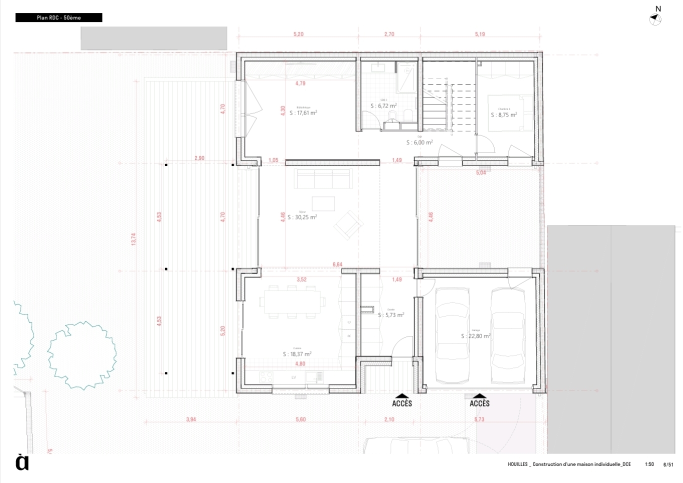
#> input picture backend/tests/fixtures/plan_coherence/archi_houilles_rdc.jpg, 1366 x 966 px (shown at 1/2 size)
$ python -i plan_cv.py   (imports and definitions only)
#> lines starting #> are read from the running program, lines starting #| are printed output that depends on the picture; after the words box and inside, x2 and y2 are one past the last pixel; in counts of white or black regions, pixels touching at a corner belong together
#> further down, picture is the input picture: shape (966, 1366, 3); mean B, G, R 245.2, 245.2, 245.5
"""Computer Vision Engine — Wall Detection + Room Auto Fill + Deskew photo.

Trois pipelines :
- **detect_walls** : Hough Line Detection sur plan scanné → segments de murs.
- **flood_fill_room** : à partir d'un clic intérieur, extrait le contour polygonal fermé.
- **deskew_photo** : détecte les 4 coins d'une feuille de plan photographiée
  au smartphone, applique une correction de perspective (warp) puis renvoie l'image.

Toutes les coordonnées retournées sont en pixels de l'image d'origine.
"""
from __future__ import annotations

import base64
import io
import logging

import cv2
import numpy as np
from PIL import Image

logger = logging.getLogger(__name__)


# [69 lines left out: functions _load_gray, _cv_preprocess, _cv_distance_transform, _wall_type_from_thickness, _sample_thickness, _build_segment, not called in this run]


# ---- Filtrage traits de cote (iter62) ----

def _angle_close(a: float, b: float, tol: float = 12.0) -> bool:
    d = abs((a % 180) - (b % 180))
    return min(d, 180 - d) <= tol


# [388 lines left out: functions _point_seg_distance, _matches_dim_zone, _in_text_zone, _has_parallel_partner, _wall_footprint, _outside_footprint and 12 more, not called in this run]


def _find_page_quadrilateral(img_small: "np.ndarray") -> "np.ndarray | None":
    """Cherche le plus grand quadrilatère (feuille de plan) via Canny + approxPolyDP.
    Renvoie 4 points (float32) ou None si aucun contour fiable."""
    gray = cv2.cvtColor(img_small, cv2.COLOR_BGR2GRAY)
    gray = cv2.GaussianBlur(gray, (5, 5), 0)
    edges = cv2.Canny(gray, 30, 120)
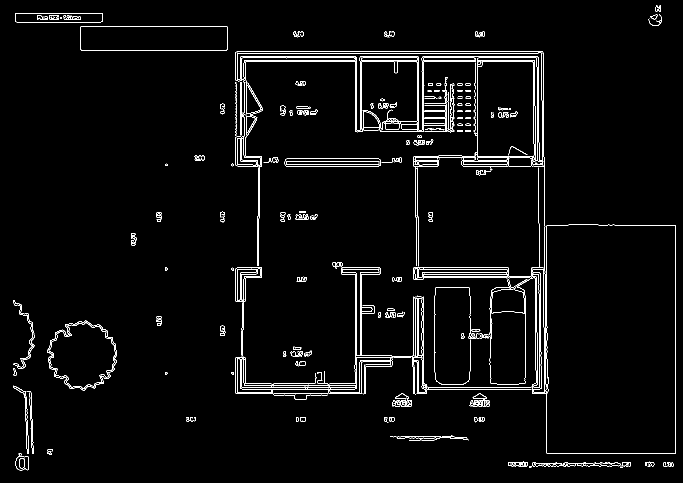
#> edges: shape (966, 1366) (shown at 1/2 size); 2.7% white in thin lines or dots
    edges = cv2.dilate(edges, np.ones((3, 3), np.uint8), iterations=1)
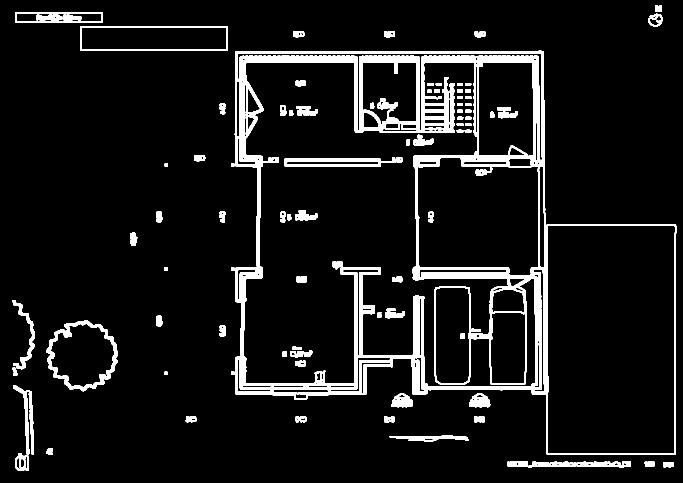
#> edges: shape (966, 1366) (shown at 1/2 size); 8% white; 94 white regions
    contours, _ = cv2.findContours(edges, cv2.RETR_EXTERNAL, cv2.CHAIN_APPROX_SIMPLE)
#> contours = 38 contours; largest, box (x1, y1, x2, y2) and area: (469, 101, 1353, 909) 527100, (93, 640, 235, 783) 14691, (160, 52, 456, 102) 14454, (30, 25, 206, 46) 3496, (1057, 923, 1262, 936) 1650
    if not contours:
        return None
    h_small, w_small = img_small.shape[:2]
#> h_small = 966; w_small = 1366
    total_area = h_small * w_small
#> total_area = 1319556
    for c in sorted(contours, key=cv2.contourArea, reverse=True)[:8]:
        if cv2.contourArea(c) < total_area * 0.15:
            break
        peri = cv2.arcLength(c, True)
        approx = cv2.approxPolyDP(c, 0.02 * peri, True)
        if len(approx) == 4:
            return approx.reshape(4, 2).astype(np.float32)
#> this loop made 2 passes
#> peri on pass 1: 3675.9
    return None


# [54 lines left out: functions _warp_to_rect, deskew_photo, _encode_png, not called in this run]

>>> import cv2
>>> picture = cv2.imread('../tests/fixtures/plan_coherence/archi_houilles_rdc.jpg')
>>> result = _find_page_quadrilateral(picture)
